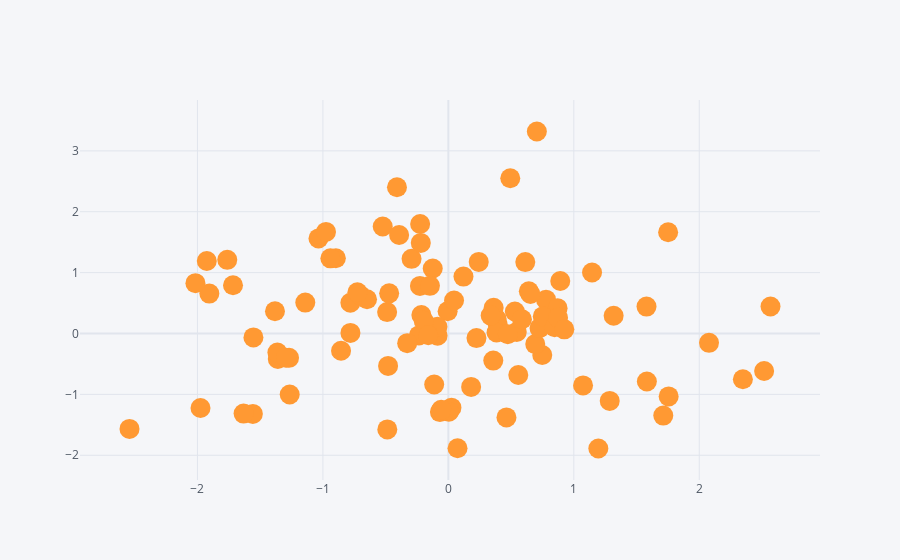

The cell this chart's notebook holds for it:
### Code cell
df.iplot(kind = 'scatter', x='A', y='B',mode = 'markers',
        size = 20)
